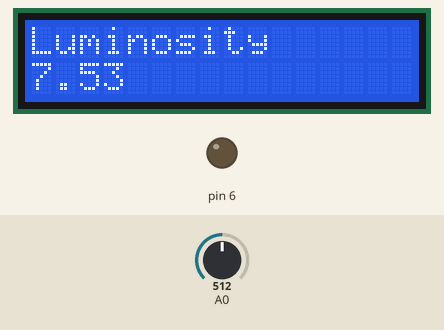
Recording of a sketch running on a simulated Arduino Uno, built with avr-gcc and run on an emulated ATmega328P. Shown: 16×2 character LCD, output pins drawn as LEDs (lit = HIGH). Inputs (shaded band) come from the test bench; at power-on: A0 = 512.

Above: at 1.2 s.
1.3 s: A0 set to 661
At 2.3 s:
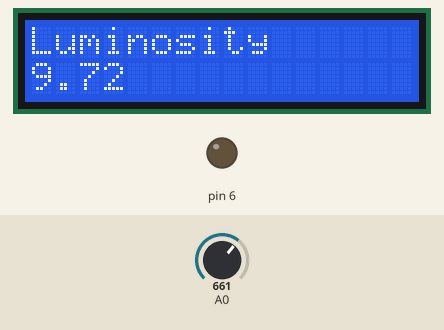
2.8 s: A0 set to 698
At 3.9 s:
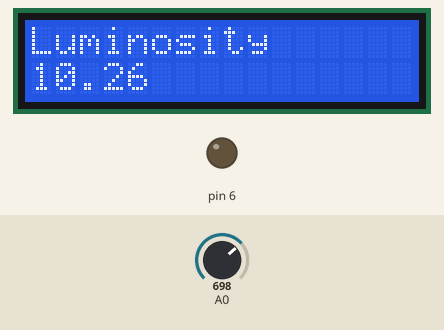
4.3 s: A0 set to 716
At 4.8 s:
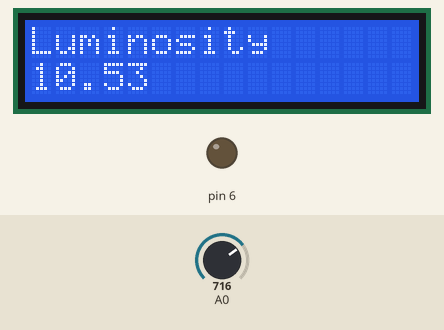
Timing chart, 0 to 7.3 s (numbered marks = the images above; inputs shaded):
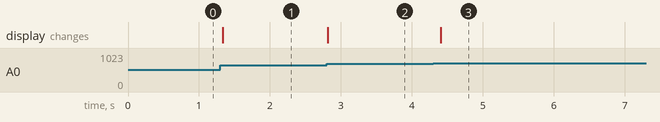

The sketch:

LDR.ino
```cpp
//analogReference() - Configures the ref volt
//analogRead(PIN) - Read the value form analog sensors

#include <LiquidCrystal.h>
LiquidCrystal lcd(12,11,5,4,3,2);

float potPin = A1;
float potValue1 = 0;
float potValue2 = 0;

void setup() {
  lcd.begin(16,2);
  lcd.print("Luminosity");
  pinMode(6, OUTPUT);
}

void loop() {
  potValue1 = analogRead(A0);
  potValue2 = potValue1 *5/340;
  lcd.setCursor(0,1);
  lcd.print(potValue2);
  delay(100);

  if(potValue2 > 5000){
    digitalWrite(6, HIGH);
    delay(100);
    digitalWrite(6,LOW);
    delay(100);
    digitalWrite(6, HIGH);
    lcd.setCursor(0,0);
    lcd.print("....Stay away...Aye!");
    lcd.scrollDisplayLeft();

  }
  else {
    digitalWrite(6,LOW);
    lcd.clear();
    lcd.setCursor(0,0);
    lcd.print("Luminosity");
    lcd.setCursor(0,1);
    lcd.print(potValue2);

  }
}
```

Measured:
- after the input at 1.3 s, the display: changes at once (image 1)
- after the input at 2.8 s, the display: changes at once (image 2)
- after the input at 4.3 s, the display: changes after 0.11 s (image 3)
